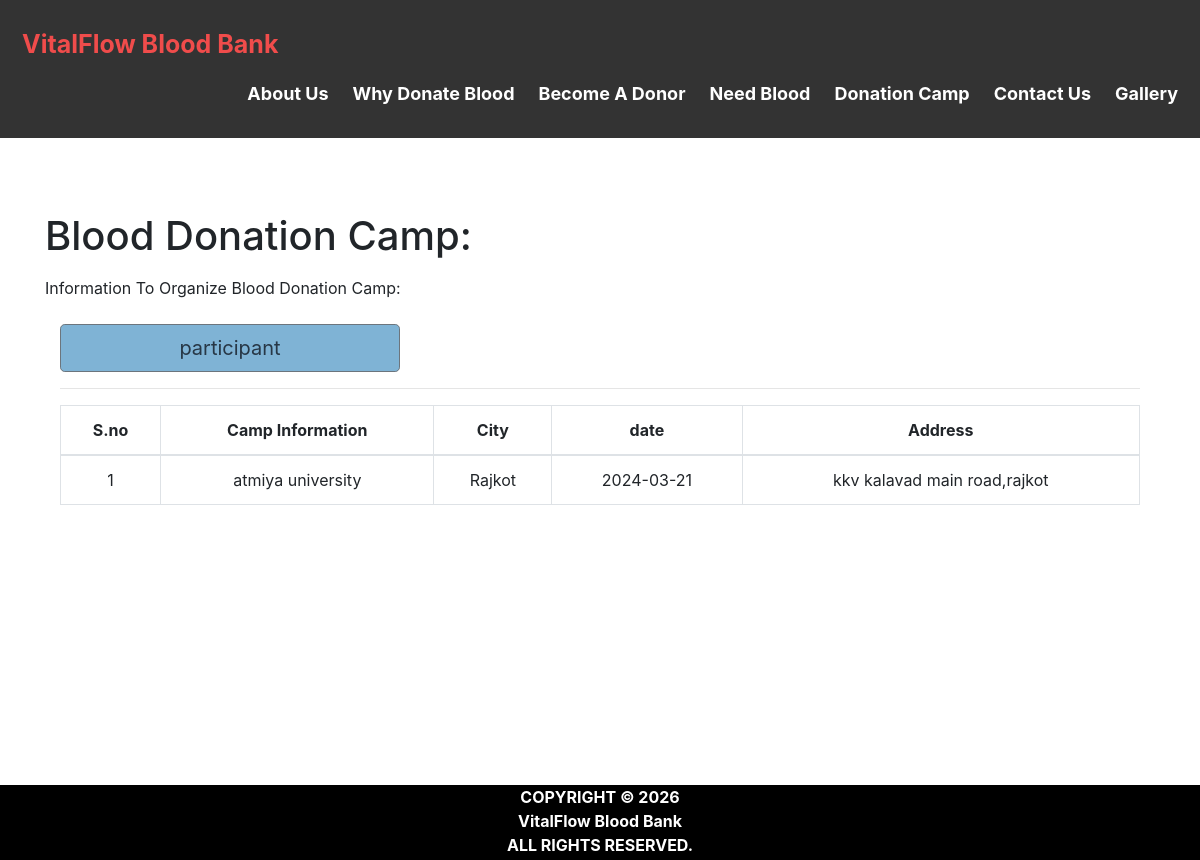
The page /donationcamp.php on the database its author committed.
### tables this page shows
CREATE TABLE `campinfo` (
  `donor_id` int(11) NOT NULL,
  `campinfo` varchar(200) NOT NULL,
  `city` varchar(100) NOT NULL,
  `date` date NOT NULL,
  `location` varchar(200) NOT NULL
);

### donationcamp.php (the view, shortened to what this page needs)
<!DOCTYPE html>
<html lang="en">
<head>
  <link rel="stylesheet" href="https://maxcdn.bootstrapcdn.com/bootstrap/4.5.2/css/bootstrap.min.css">
</head>
<body>
<div class="header">
<?php
include('head.php'); ?>
</div>
<div id="page-container" style="margin-top:50px; position: relative;min-height: 84vh;">
    <div class="container">
    <div id="content-wrap" style="padding-bottom:50px;">
  <div class="row">
      <div class="col-lg-6">
          <h1 class="mt-4 mb-3">Blood Donation Camp:</h1>
        </div>
  </div>
<div style="align-items: center;">
    Information To Organize Blood Donation Camp:
</div>
<br>
<div class="col-md-4">
                <a class="btn btn-lg btn-secondary btn-block" href="camp_blood.php" style="align:center; background-color:#7FB3D5;color:#273746 ">participant </a>
            </div>
<div id="content" >
  <div class="content-wrapper">
    <div class="container-fluid">
      <hr>
      <?php
        include 'conn.php';
        $limit = 10;
        if(isset($_GET['page'])){
          $page = $_GET['page'];
        }else{
          $page = 1;
        }
        $offset = ($page - 1) * $limit;
        $count=$offset+1;
        $sql= "select * from campinfo  LIMIT {$offset},{$limit}";
        $result=mysqli_query($conn,$sql);
        if(mysqli_num_rows($result)>0)   {
       ?>
       <div class="table-responsive">
      <table class="table table-bordered" style="text-align:center">
          <thead style="text-align:center">
          <th style="text-align:center">S.no</th>
          <th style="text-align:center">Camp Information</th>
          <th style="text-align:center">City</th>
          <th style="text-align:center">date</th>
          <th style="text-align:center">Address</th>
          </thead>
          <tbody>
            <?php
            while($row = mysqli_fetch_assoc($result)) { ?>
          <tr>
                  <td><?php echo $count++; ?></td>
                  <td><?php echo $row['campinfo']; ?></td>
                  <td><?php echo $row['city']; ?></td>
                  <td><?php echo $row['date'];?></td>
                  <td><?php echo $row['location']; ?></td>
              </tr>
            <?php } ?>
          </tbody>
      </table>
    </div>
    <?php } ?>
<?php include('footer.php');?>
</body>
</html>

### head.php (style rules this page uses)
.header { overflow:hidden; background-color: #333; top: 0; width:100%; padding: 10px 5px; color:#FF0404 ; }

### rows shown on the page
campinfo: campinfo "atmiya university", city "Rajkot", date "2024-03-21", location "kkv kalavad main road,rajkot"
